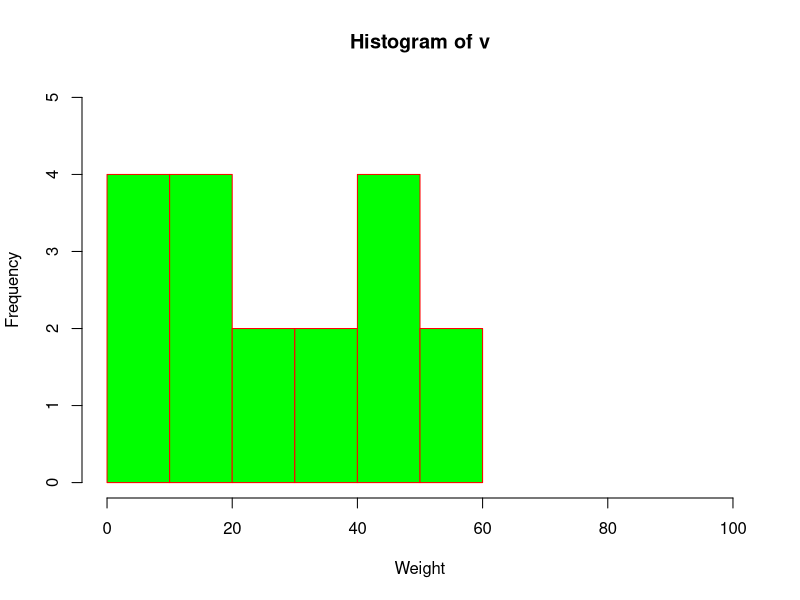

Generate this figure with R:
# creating data for the graph
v=c(12,24,16,38,21,13,55,17,39,10,60,3,2,5,44,46,48,42)
# Creating the histogram
#hist(v,xlab="Weight",ylab = "Frequency",col = "green", border = "red")
#   Example 2
# creating data for graph
hist(v,xlab = "Weight",ylab="Frequency",col="green",border = "red",xlim=c(0,100),ylim=c(0,5),breaks = )
